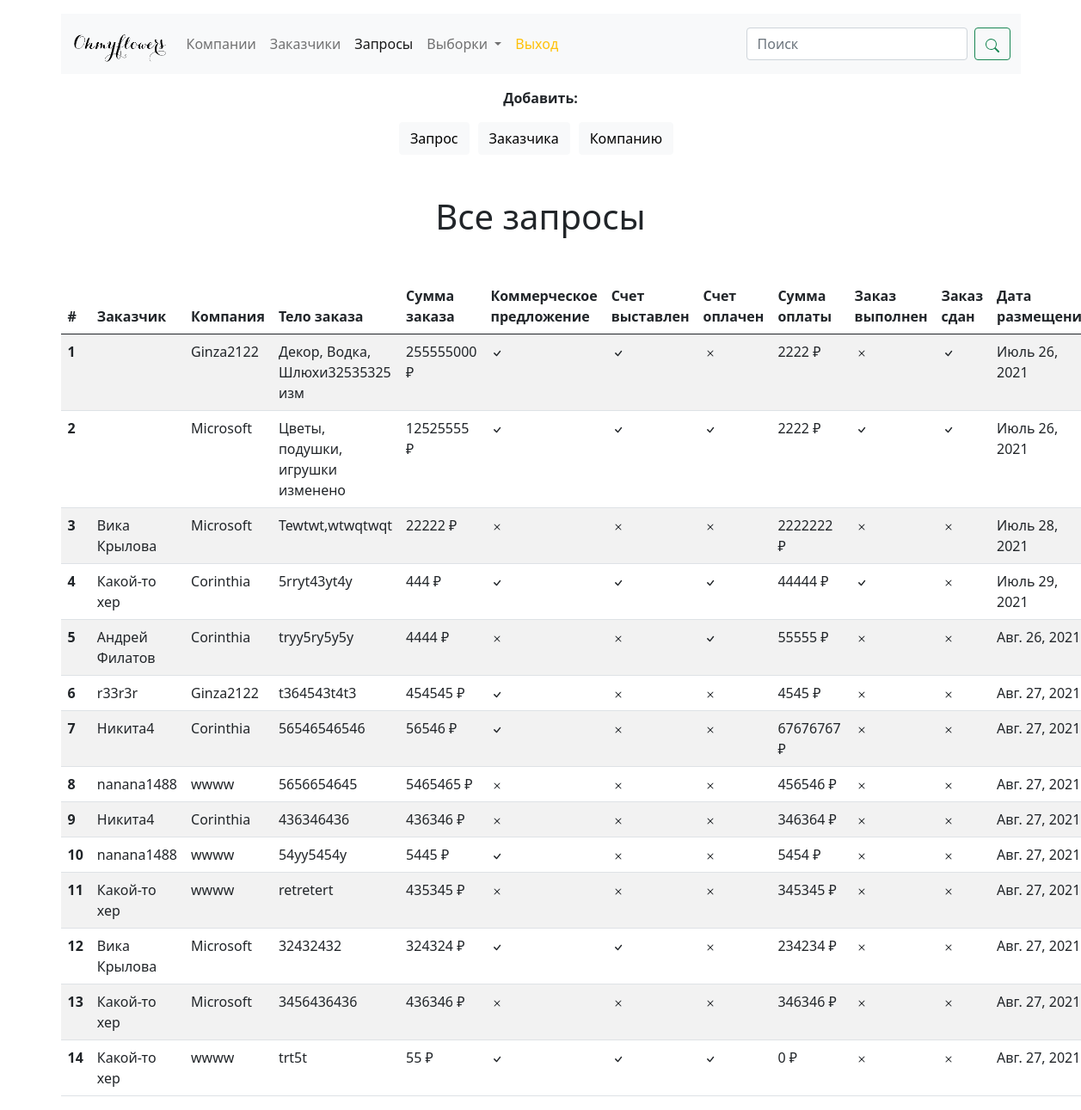
Screenshot of /orders/ (signed in) with the database file from the repository.
### orderscrm/models.py (models this page shows, shortened)
class Order(models.Model):
    customer = models.ForeignKey(Customer, on_delete=models.CASCADE, related_name='orders', verbose_name='Заказчик', null=True)
    company = models.ForeignKey(Company, on_delete=models.CASCADE, related_name='orders', verbose_name='Компания')
    order_list = models.TextField(max_length=2048, verbose_name='Тело заказа')
    order_sum = models.IntegerField(verbose_name='Сумма заказа', default=0)
    offer = models.BooleanField(verbose_name='КП', default=False)
    offer_date = models.DateField(verbose_name='КП выставлен', blank=True, null=True, auto_now=False, auto_now_add=False)
    payment = models.BooleanField(verbose_name='Счет выставлен', default=False)
    payment_date = models.DateField(verbose_name='Дата счета', blank=True, null=True)
    payment_done = models.BooleanField(verbose_name='Счет оплачен', default=False)
    payment_done_date = models.DateField(verbose_name='Дата оплаты', blank=True, null=True)
    payment_sum = models.IntegerField(verbose_name='Сумма оплаты', default=0)
    order_completed = models.BooleanField(verbose_name='Заказ выполнен', default=False)
    order_completed_date = models.DateField(verbose_name='Дата выполнения', blank=True, null=True)
    order_done = models.BooleanField(verbose_name='Заказ сдан', default=False)
    order_done_date = models.DateField(verbose_name='Дата сдачи', blank=True, null=True)
    posted_at = models.DateField(auto_now_add=True, verbose_name='Дата размещения')
    canceled = models.BooleanField(verbose_name='Заказ отменен', default=False)
    owner = models.ForeignKey(User, on_delete=models.CASCADE, null=True, related_name='order_created',
                                 verbose_name='Создатель запроса')
    def __init__(self, *args, **kwargs):
        super(Order, self).__init__(*args, **kwargs)
        self._offer = self.offer
        self._payment = self.payment
        self._payment_done = self.payment_done
        self._order_completed = self.order_completed
        self._order_done = self.order_done
    class Meta:
        verbose_name = 'Запрос'
        verbose_name_plural = 'Запросы'

class Company(models.Model):
    company_title = models.CharField(max_length=64, verbose_name='Название компании')
    place_title = models.CharField(max_length=64, verbose_name='Название заведения')
    address = models.CharField(max_length=256, verbose_name='Фактический адрес')
    payment_details = models.CharField(max_length=512, verbose_name='ИНН')
    class Meta:
        verbose_name = 'Компания'
        verbose_name_plural = 'Компании'

class Customer(models.Model):
    name = models.CharField(max_length=64, verbose_name='ФИО')
    phone = models.CharField(max_length=20, unique=True, verbose_name='Телефон')
    position = models.CharField(max_length=30, verbose_name='Должность')
    company = models.ManyToManyField('Company', related_name='companies', verbose_name='Компания')
    class Meta:
        verbose_name = 'Заказчик'
        verbose_name_plural = 'Заказчики'

### orderscrm/views.py (the view)
# urls.py: path('orders/', OrdersView.as_view(), name='orders'),
class OrdersView(LoginRequiredMixin, View):
    login_url = settings.LOGIN_URL
    def get(self, request):
        orders = Order.objects.all()
        return render(request, 'orders.html', context={
            'orders': orders,
        })

### orderscrm/templates/orders.html (shortened to what this page needs)
{% extends './base.html' %}
{% block content %}
<h1 class="display-6 text-center mt-5 mb-5">Все запросы</h1>
{% include 'tables/order.html' %}
{% endblock %}

### orderscrm/templates/tables/order.html
<table class="table table-striped table-hover">
    <thead>
    <tr>
        <th scope="col">#</th>
        <th scope="col">Заказчик</th>
        <th scope="col">Компания</th>
        <th scope="col">Тело заказа</th>
        <th scope="col">Сумма заказа</th>
        <th scope="col">Коммерческое предложение</th>
        <th scope="col">Счет выставлен</th>
        <th scope="col">Счет оплачен</th>
        <th scope="col">Сумма оплаты</th>
        <th scope="col">Заказ выполнен</th>
        <th scope="col">Заказ сдан</th>
        <th scope="col">Дата размещения</th>
    </tr>
    </thead>
    <tbody>
    {% for order in orders %}
    <tr onclick="window.location.href='/orders/{{ order.id }}'; return false" style="cursor: pointer">
        <th scope="row">{{ order.id }}</th>
        <td>{{ order.customer.name }}</td>
        <td>{{ order.company.company_title }}</td>
        <td>{{ order.order_list }}</td>
        <td>{{ order.order_sum }} &#8381;</td>
        <td>{% if order.offer %}
            {% include '../svg/check.html' %}
            {% else %}
            {% include '../svg/x.html' %}
            {% endif %}
        </td>
        <td>{% if order.payment %}
            {% include '../svg/check.html' %}
            {% else %}
            {% include '../svg/x.html' %}
            {% endif %}</td>
        <td>{% if order.payment_done %}
            {% include '../svg/check.html' %}
            {% else %}
            {% include '../svg/x.html' %}
            {% endif %}</td>
        <td>{{ order.payment_sum }} &#8381;</td>
        <td>{% if order.order_completed %}
            {% include '../svg/check.html' %}
            {% else %}
            {% include '../svg/x.html' %}
            {% endif %}</td>
        <td>{% if order.order_done %}
            {% include '../svg/check.html' %}
            {% else %}
            {% include '../svg/x.html' %}
            {% endif %}</td>
        <td>{{ order.posted_at }}</td>
    </tr>
    {% endfor %}
    </tbody>
</table>

### orderscrm/templates/svg/check.html
<svg xmlns="http://www.w3.org/2000/svg" width="16" height="16" fill="currentColor" class="bi bi-check" viewBox="0 0 16 16">
  <path d="M10.97 4.97a.75.75 0 0 1 1.07 1.05l-3.99 4.99a.75.75 0 0 1-1.08.02L4.324 8.384a.75.75 0 1 1 1.06-1.06l2.094 2.093 3.473-4.425a.267.267 0 0 1 .02-.022z"/>
</svg>

### rows the page displays
Order: id "1", company.company_title "Ginza2122", order_list "Декор, Водка, Шлюхи32535325 изм", order_sum "255555000", offer True (drawn), payment_done False (drawn), payment_sum "2222", posted_at "Июль 26, 2021"
Order: id "2", company.company_title "Microsoft", order_list "Цветы, подушки, игрушки изменено", order_sum "12525555", offer True (drawn), payment_sum "2222", posted_at "Июль 26, 2021"
Order: id "3", customer.name "Вика Крылова", company.company_title "Microsoft", order_list "Tewtwt,wtwqtwqt", order_sum "22222", offer False (drawn), payment_sum "2222222", posted_at "Июль 28, 2021"
Order: id "4", customer.name "Какой-то хер", company.company_title "Corinthia", order_list "5rryt43yt4y", order_sum "444", offer True (drawn), payment_sum "44444", order_done False (drawn), posted_at "Июль 29, 2021"
Order: id "5", customer.name "Андрей Филатов", company.company_title "Corinthia", order_list "tryy5ry5y5y", order_sum "4444", offer False (drawn), payment_done True (drawn), payment_sum "55555", posted_at "Авг. 26, 2021"
Order: id "6", customer.name "r33r3r", company.company_title "Ginza2122", order_list "t364543t4t3", order_sum "454545", offer True (drawn), payment False (drawn), payment_sum "4545", posted_at "Авг. 27, 2021"
Order: id "7", customer.name "Никита4", company.company_title "Corinthia", order_list "56546546546", order_sum "56546", offer True (drawn), payment False (drawn), payment_sum "67676767", posted_at "Авг. 27, 2021"
Order: id "8", customer.name "nanana1488", company.company_title "wwww", order_list "5656654645", order_sum "5465465", offer False (drawn), payment_sum "456546", posted_at "Авг. 27, 2021"
Order: id "9", customer.name "Никита4", company.company_title "Corinthia", order_list "436346436", order_sum "436346", offer False (drawn), payment_sum "346364", posted_at "Авг. 27, 2021"
Order: id "10", customer.name "nanana1488", company.company_title "wwww", order_list "54yy5454y", order_sum "5445", offer True (drawn), payment False (drawn), payment_sum "5454", posted_at "Авг. 27, 2021"
Order: id "11", customer.name "Какой-то хер", company.company_title "wwww", order_list "retretert", order_sum "435345", offer False (drawn), payment_sum "345345", posted_at "Авг. 27, 2021"
Order: id "12", customer.name "Вика Крылова", company.company_title "Microsoft", order_list "32432432", order_sum "324324", offer True (drawn), payment_done False (drawn), payment_sum "234234", posted_at "Авг. 27, 2021"
Order: id "13", customer.name "Какой-то хер", company.company_title "Microsoft", order_list "3456436436", order_sum "436346", offer False (drawn), payment_sum "346346", posted_at "Авг. 27, 2021"
Order: id "14", customer.name "Какой-то хер", company.company_title "wwww", order_list "trt5t", order_sum "55", offer True (drawn), payment_sum "0", order_completed False (drawn), posted_at "Авг. 27, 2021"
